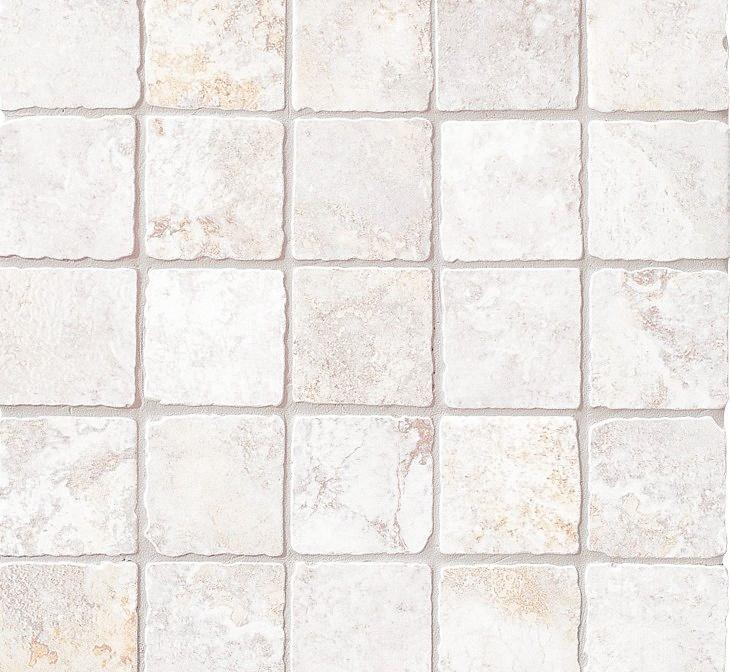
#> input picture test/test_pic/cizhuan.jpg, 730 x 672 px
$ python hough.py
#> lines starting #> are read from the running program, lines starting #| are printed output that depends on the picture; after the words box and inside, x2 and y2 are one past the last pixel; in counts of white or black regions, pixels touching at a corner belong together
# -*- coding: utf-8 -*-
# @Time    : 2023/11/27 17:00
# @Author  : Mean
# @File    : hough.py
# @Description:
import cv2 as cv
import numpy as np
import matplotlib as plt

# read image and check
filename = "./test_pic/cizhuan.jpg"
img = cv.imread(filename)
#> img is the input picture: shape (672, 730, 3); mean B, G, R 230.2, 233.4, 237.6
img_p = img.copy() #用于显示概率Hough变换的检测结果

if img is None:
    print("Image read error!")
else:
    print("Image read successful!")
# cv.imshow("Source", img)

# image space change from BGR to GRAY
gray = cv.cvtColor(img, cv.COLOR_BGR2GRAY)

# threshold
# _, binary = cv.threshold(img, 200, 255, cv.THRESH_BINARY)
_, binary = cv.threshold(gray, 0, 255, cv.THRESH_OTSU)
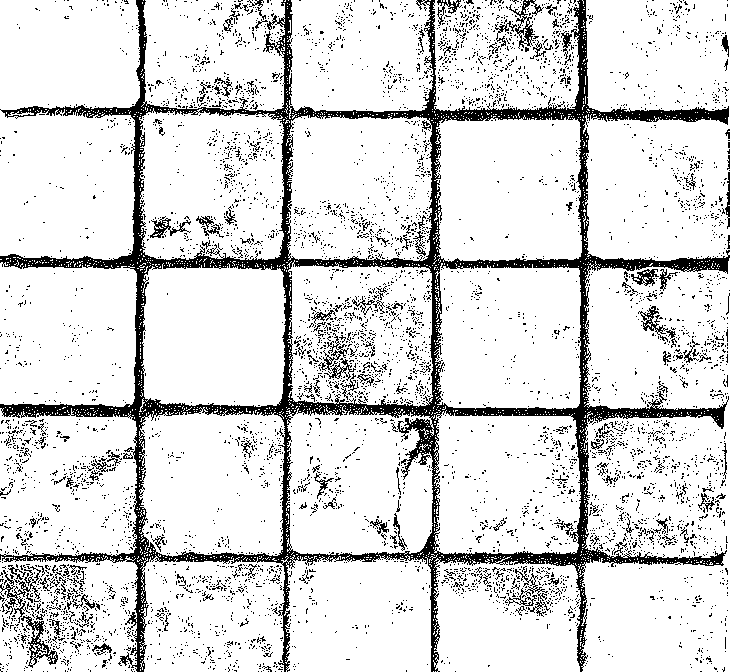
#> binary: shape (672, 730); 86% white; 5892 black regions (5701 under 20 px), largest, box (x1, y1, x2, y2) and area: (0, 0, 730, 672) 42509, (21, 616, 58, 668) 505, (509, 0, 544, 49) 421
# cv.imshow("Threshold", binary)

# edges detection with Canny method
edges = cv.Canny(binary, threshold1=50, threshold2=200)
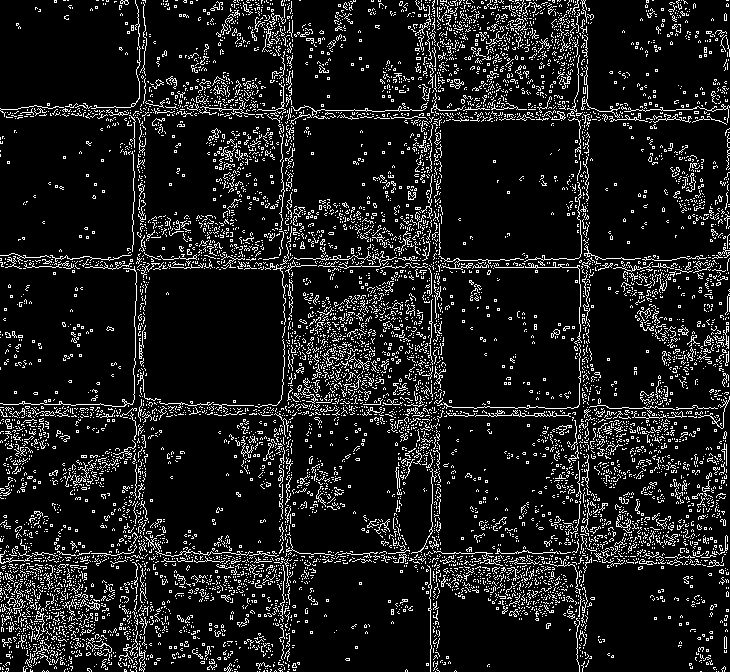
#> edges: shape (672, 730); 11% white in thin lines or dots
# cv.imshow("Canny", edges)

# HoughLines()函数
lines = cv.HoughLines(edges, rho = 1, theta = 1 * np.pi/180, threshold=120, srn=0, stn = 0, min_theta=1, max_theta=2)
#> lines = 533 rows, first 8: [264, 1.58], [560, 1.58], [404, 1.58], [266, 1.56], [412, 1.58], [115, 1.56], [402, 1.59], [108, 1.58]

for i in range(0, len(lines)):
    rho, theta = lines[i][0][0], lines[i][0][1]
    a = np.cos(theta)
    b = np.sin(theta)
    x0 = a*rho
    y0 = b*rho
    x1 = int(x0 + 1000*(-b))
    y1 = int(y0 + 1000*(a))
    x2 = int(x0 - 1000*(-b))
    y2 = int(y0 - 1000*(a))
    cv.line(img, (x1, y1), (x2, y2), (0, 0, 255), 2)
#> this loop made 533 passes
#> (rho, theta, a, b, x0, y0, x1, y1) on passes 1 to 3: (264, 1.58, -0.00516, 1, -1.36, 264, -1001, 258), (560, 1.58, -0.00516, 1, -2.89, 560, -1002, 554), (404, 1.58, -0.00516, 1, -2.09, 404, -1002, 398)
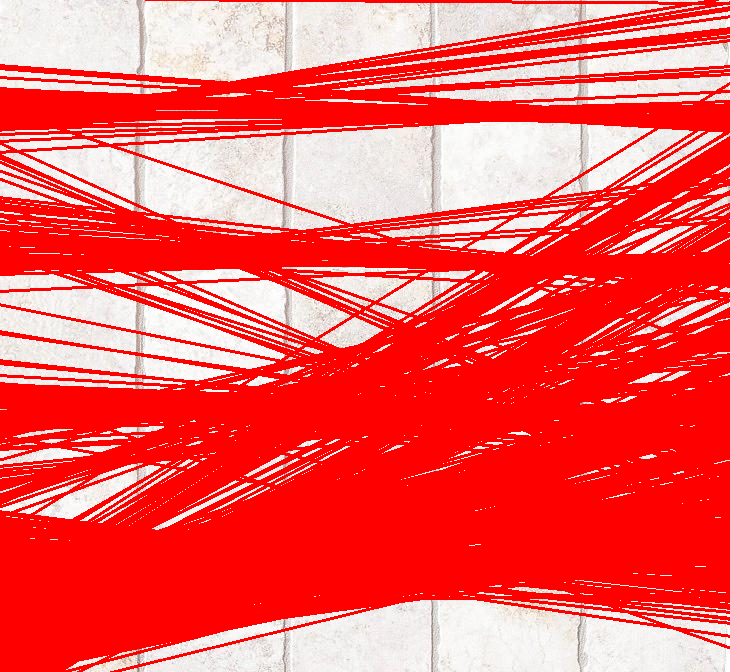
#> img: shape (672, 730, 3); mean B, G, R 89.5, 90.7, 249.3

cv.imshow("Hough_line", img)

# HoughLinesP()函数
lines_p = cv.HoughLinesP(edges, rho = 1, theta = np.pi/180, threshold = 50, minLineLength= 30, maxLineGap=10)
#> lines_p = 1205 rows, first 6: [313, 259, 411, 259], [55, 110, 165, 110], [98, 263, 299, 263], [547, 106, 588, 105], [577, 661, 577, 618], [140, 558, 263, 556]

for i in range(len(lines_p)):
    x_1, y_1, x_2, y_2 = lines_p[i][0]
    cv.line(img_p, (x_1, y_1), (x_2, y_2), (0, 255, 0), 2)
#> this loop made 1205 passes
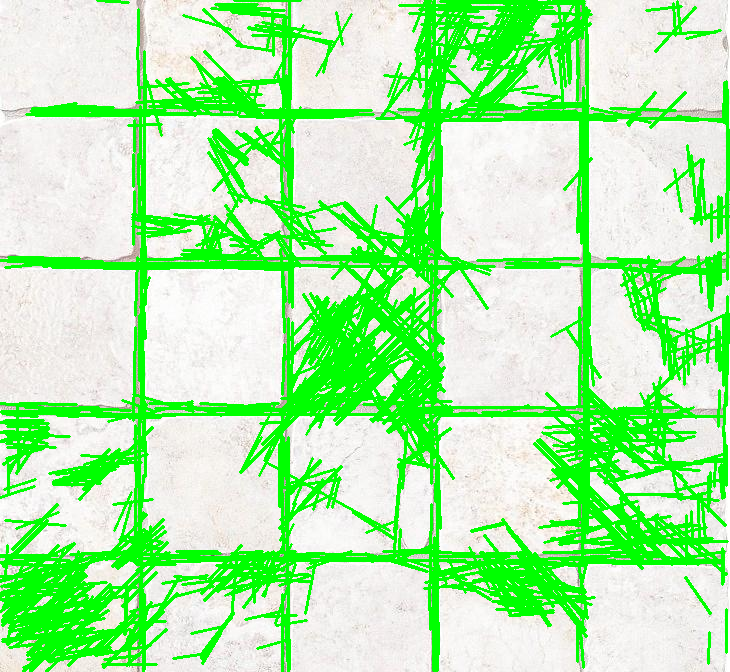
#> img_p: shape (672, 730, 3); mean B, G, R 168, 242.8, 172.3

print("code successful!")
cv.imshow("Hough_line_p", img_p)

cv.waitKey(0)
cv.destroyAllWindows()
